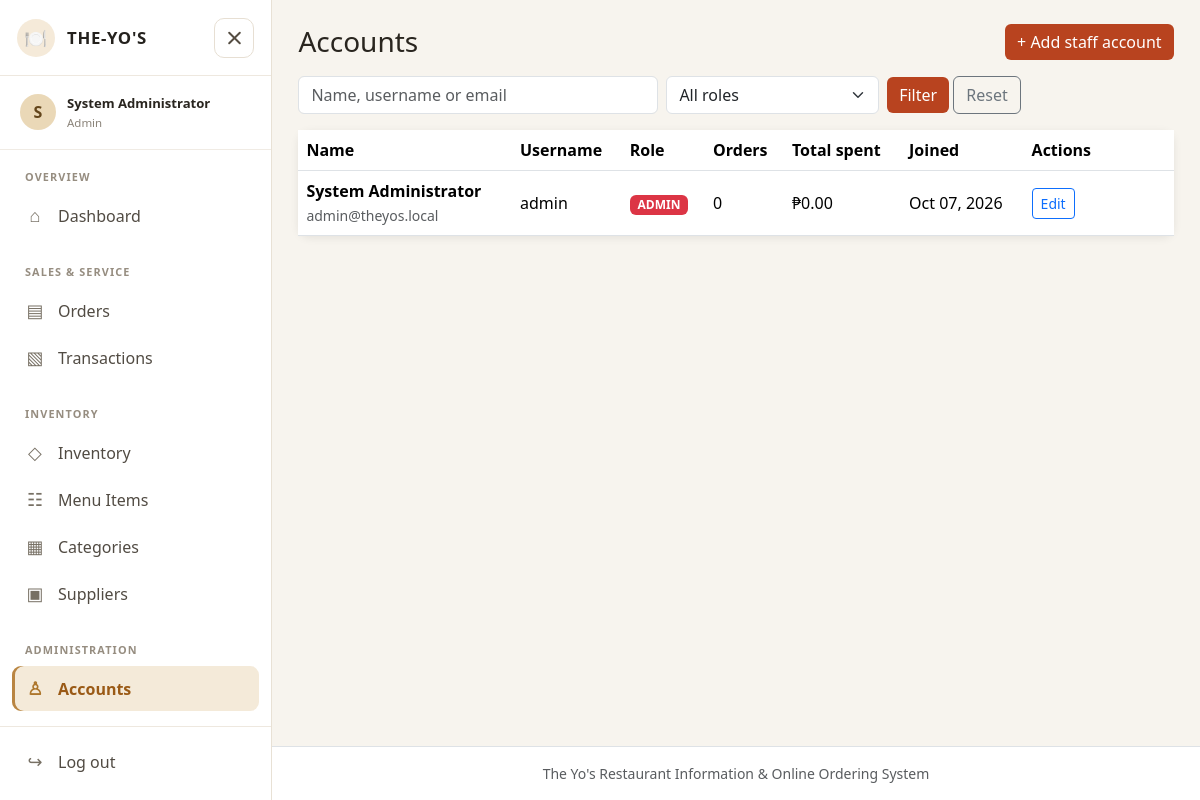
The app's page /users.php (signed in) with its own data.
### tables this page shows
CREATE TABLE accounts (
  account_id INT AUTO_INCREMENT PRIMARY KEY,
  fullname VARCHAR(100) NOT NULL,
  username VARCHAR(50) NOT NULL UNIQUE,
  email VARCHAR(100) NOT NULL UNIQUE,
  phone VARCHAR(20) DEFAULT NULL,
  address VARCHAR(255) DEFAULT NULL,
  password VARCHAR(255) NOT NULL,
  accesslevel ENUM('admin','staff','user') NOT NULL DEFAULT 'user',
   
  admin_flag TINYINT GENERATED ALWAYS AS (CASE WHEN accesslevel='admin' THEN 1 ELSE NULL END) STORED UNIQUE,
  created_at TIMESTAMP DEFAULT CURRENT_TIMESTAMP
);

### includes/config.php (called while the page is built, shortened)
<?php
try {
    $conn = mysqli_connect("localhost", "root", "", "theyos_db");
    mysqli_set_charset($conn, "utf8mb4");
} catch (mysqli_sql_exception $ex) {
    error_log($ex->getMessage());
    die("<h3>Cannot connect to the database.</h3><p>Start MySQL in XAMPP and import <b>sql/theyos_db.sql</b> in phpMyAdmin.</p>");
}
function e($s)          { return htmlspecialchars((string)$s, ENT_QUOTES, 'UTF-8'); }
function peso($n)       { return '₱' . number_format((float)$n, 2); }
function q($sql, $types = '', $params = []) {
    global $conn;
    $st = mysqli_prepare($conn, $sql);
    if ($types !== '') { mysqli_stmt_bind_param($st, $types, ...$params); }
    mysqli_stmt_execute($st);
    return $st;
}
function rows($st) { return mysqli_fetch_all(mysqli_stmt_get_result($st), MYSQLI_ASSOC); }

### users.php (the view, shortened to what this page needs)
<?php
require 'includes/config.php'; require_admin();
$title = 'Accounts'; $errors = []; $action = $_GET['action'] ?? 'list';
$staff = ['fullname' => '', 'username' => '', 'email' => '', 'phone' => ''];
$search = trim($_GET['search'] ?? ''); $role = $_GET['role'] ?? '';
$sql = "SELECT a.*, (SELECT COUNT(*) FROM orders o WHERE o.account_id=a.account_id) AS order_count,
        (SELECT COALESCE(SUM(total),0) FROM orders o WHERE o.account_id=a.account_id AND o.status<>'Voided') AS spent
        FROM accounts a WHERE (a.fullname LIKE ? OR a.username LIKE ? OR a.email LIKE ?)";
$t = 'sss'; $p = ["%$search%", "%$search%", "%$search%"];
$list = rows(q($sql . " ORDER BY a.accesslevel, a.fullname", $t, $p));
include 'includes/header.php';
?>
<?php if ($action === 'add'): ?>
<div class="card" style="max-width:600px"><div class="card-body"><h4>Create staff account</h4>
  <form method="post"><input type="hidden" name="do" value="create_staff">
    <label class="form-label">Full name</label><input class="form-control mb-2" name="fullname" value="<?= e($staff['fullname']) ?>" required>
    <label class="form-label">Username</label><input class="form-control mb-2" name="username" value="<?= e($staff['username']) ?>" required>
    <label class="form-label">Email</label><input type="email" class="form-control mb-2" name="email" value="<?= e($staff['email']) ?>" required>
    <label class="form-label">Phone (optional)</label><input class="form-control mb-2" name="phone" value="<?= e($staff['phone']) ?>">
    <label class="form-label">Temporary password</label><input type="password" class="form-control mb-2" name="password" required>
    <label class="form-label">Confirm password</label><input type="password" class="form-control mb-3" name="confirm" required>
    <button class="btn btn-yo">Create staff account</button> <a class="btn btn-outline-secondary" href="users.php">Cancel</a></form></div></div>
<?php else: ?>
<div class="d-flex justify-content-between align-items-center mb-3"><h3 class="mb-0">Accounts</h3><a class="btn btn-yo" href="?action=add">+ Add staff account</a></div>
<form class="row g-2 mb-3" method="get">
  <div class="col-md-5"><input class="form-control" name="search" placeholder="Name, username or email" value="<?= e($search) ?>"></div>
  <div class="col-md-3"><select class="form-select" name="role"><option value="">All roles</option></select></div>
  <div class="col-md-4"><button class="btn btn-yo">Filter</button> <a class="btn btn-outline-secondary" href="users.php">Reset</a></div>
</form>
<div class="card"><table class="table table-hover align-middle mb-0"><thead><tr><th>Name</th><th>Username</th><th>Role</th><th>Orders</th><th>Total spent</th><th>Joined</th><th width="150">Actions</th></tr></thead><tbody>
<?php foreach ($list as $u): ?><tr><td><b><?= e($u['fullname']) ?></b><br><small class="text-muted"><?= e($u['email']) ?></small></td><td><?= e($u['username']) ?></td>
  <td><span class="badge bg-<?= $u['accesslevel'] === 'admin' ? 'danger' : ($u['accesslevel'] === 'staff' ? 'primary' : 'secondary') ?>"><?= e($u['accesslevel'] === 'user' ? 'CUSTOMER' : strtoupper($u['accesslevel'])) ?></span></td>
  <td><?= $u['order_count'] ?></td><td><?= peso($u['spent']) ?></td><td><?= e(date('M d, Y', strtotime($u['created_at']))) ?></td>
  <td><a class="btn btn-sm btn-outline-primary" href="?action=edit&id=<?= $u['account_id'] ?>">Edit</a>
  </td></tr>
<?php endforeach; if (!$list) echo "<tr><td colspan='7' class='text-center text-muted'>No users found.</td></tr>"; ?>
</tbody></table></div>
<?php endif; include 'includes/footer.php'; ?>

### css/style.css (style rules this page uses)
:root { --yo-brand:#b8431f; --yo-dark:#3b1d12; --yo-cream:#fff8f0; }
body { background: #f7f4ee; font-family: 'Segoe UI', Arial, sans-serif; color:#29251f; }
.btn-yo { background: var(--yo-brand); color:#fff; border:0; }
.card { border:0; box-shadow:0 2px 8px rgba(0,0,0,.08); border-radius:12px; }
.table thead { background: var(--yo-dark); color:#fff; }

### records on screen
accounts: fullname "System Administrator", email "admin@theyos.local", username "admin", accesslevel "ADMIN", order_count "0", spent "₱0.00", created_at "Oct 07, 2026"

### other values on screen
substr($_SESSION['fullname'], 0, 1) "S"
$_SESSION['fullname'] "System Administrator"
$_SESSION['accesslevel'] "Admin"
$icon "⌂ ▤ ▧ ◇ ☷ ▦ ▣ ♙"
$label "Dashboard Orders Transactions Inventory Menu Items Categories Suppliers Accounts"
